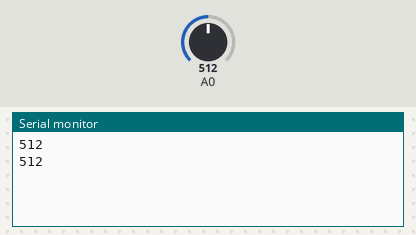
Recording of a sketch running on a simulated Arduino Uno, built with avr-gcc and run on an emulated ATmega328P. Shown: the last lines printed to the serial monitor. Inputs (shaded band) come from the test bench; at power-on: A0 = 512.

Above: at 3.8 s.
3.9 s: A0 set to 716
At 6.9 s:
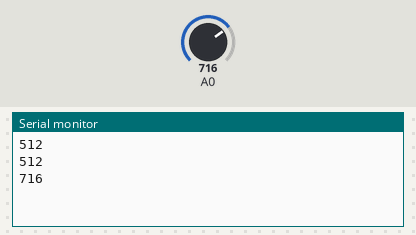
7.8 s: A0 set to 900
At 10.4 s:
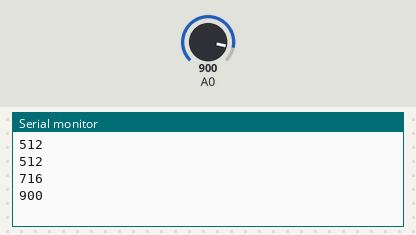
Timing chart, 0 to 11.9 s (numbered marks = the images above; inputs shaded):
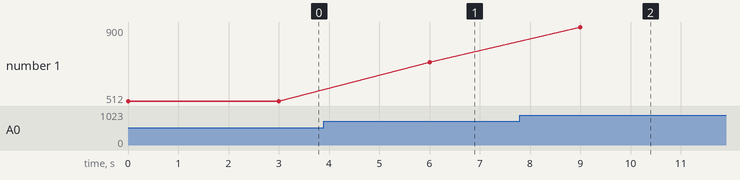

The sketch:

Analog_Input.ino
```cpp
// 模拟输入 input 不需要在setup里配置A0-A5

void setup() {
  Serial.begin(9600);
}

void loop() {
  int sencorValue=analogRead(A0); // 读取A0引脚的电压
  Serial.println(sencorValue);
  delay(3000);
}
```

Measured:
- after the input at 3.9 s, the serial monitor: prints a new line after 2.1 s (image 1)
- after the input at 7.8 s, the serial monitor: prints a new line after 1.2 s (image 2)
- plotted number 1: 512 → 716 after the input at 3.9 s, 716 → 900 after the input at 7.8 s
